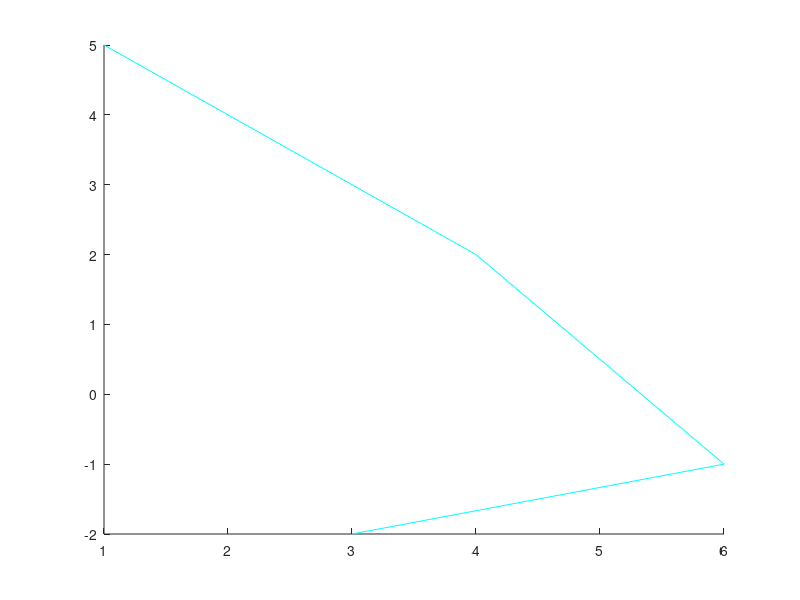

MATLAB code for this plot: (Note: this script raises an error after producing the figure.)
test1.x = [0,1,2,3];
test1.y = [1,2,3,4];

test2.x     = [3    6   4   1];
test2.y     = [-2   -1  2   5];

test = test2;

figure
hold on
plot(test.x,test.y, 'c-');
for j=0:100
    %disp(j)
    carrot = get_Carrot(j,test);
  
    
    plot(carrot.x, carrot.y, 'r*');
end
    
